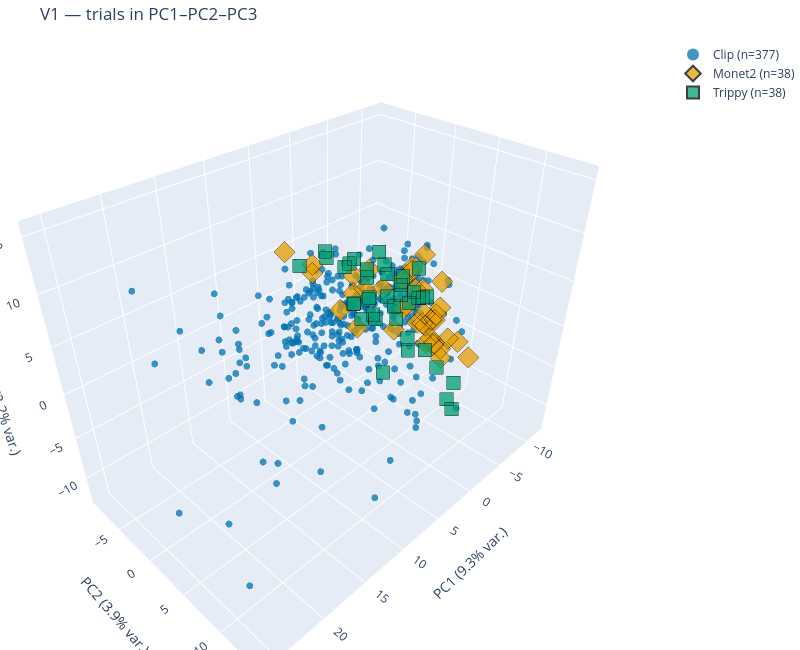

The cell this chart's notebook holds for it:
### Code cell
# 3-D Plotly scatter (interactive; saved to HTML for the oral presentation).
fig3d_v1 = pca_utils.plot_pca_3d_plotly(
    X_V1_pcs, labels, area_name="V1", pca=pca_V1
)
out_html = FIGURES_DIR / "2_pca_v1_3d.html"
fig3d_v1.write_html(str(out_html))
print(f"saved {out_html}")
fig3d_v1.show()

### Figure 1 — Plotly figure (JSON) as saved in the notebook; plotly's stock layout.template omitted (floating-point values rounded to 4 significant figures; data arrays with more than 128 entries replaced by an {"elided": "..."} marker saying what was removed)
{"data": [{"marker": {"color": "#0072B2", "line": {"width": 0}, "opacity": 0.75, "size": 4, "symbol": "circle"}, "mode": "markers", "name": "Clip (n=377)", "type": "scatter3d", "x": {"elided": "377 float values"}, "y": {"elided": "377 float values"}, "z": {"elided": "377 float values"}}, {"marker": {"color": "#E69F00", "line": {"color": "black", "width": 0.5}, "opacity": 0.75, "size": 7, "symbol": "diamond"}, "mode": "markers", "name": "Monet2 (n=38)", "type": "scatter3d", "x": [0.1507, -2.957, -8.044, -10.88, -6.622, -4.146, -5.535, -3.27, -4.625, -1.741, -7.206, -8.12, 2.952, -5.302, -4.647, -10.12, -8.384, 6.012, 5.892, -4.509, -9.376, -1.939, -6.45, -7.56, -6.649, 1.322, -6.571, 2.843, -3.706, -4.754, -4.751, 5.229, -3.385, -1.044, -4.194, -4.619, -4.423, -4.192], "y": [5.752, 3.64, 3.594, -0.9384, 4.683, 4.834, 7.889, 8.242, 9.903, 6.865, 0.953, -1.453, -3.722, -1.835, -3.756, -1.9, -1.838, -4.14, -0.6329, -3.088, 0.2851, -2.919, 4.289, 3.614, 3.753, 0.1349, 2.841, 2.158, 4.177, 5.195, 4.02, 2.215, 2.536, 3.426, 7.022, 5.69, 6.7, 6.041], "z": [4.045, 5.999, 2.263, 2.514, 0.3147, -0.6223, -1.738, -0.07063, -2.13, -0.5082, 0.6412, 0.4221, 5.625, 0.4037, -0.2644, 0.5328, 0.1189, 7.998, 7.198, 2.436, -0.5479, 2.763, -1.278, -1.411, -1.64, 3.424, -1.256, 1.202, -0.3432, -2.272, -1.019, 4.256, 0.7149, -0.2792, -3.45, -2.754, -2.634, -2.151]}, {"marker": {"color": "#009E73", "line": {"color": "black", "width": 0.5}, "opacity": 0.75, "size": 7, "symbol": "square"}, "mode": "markers", "name": "Trippy (n=38)", "type": "scatter3d", "x": [8.959, 3.01, 7.741, 7.812, 4.202, 3.641, 8.1, 2.94, 2.588, 1.58, 0.2179, -0.867, 0.3852, -6.138, -0.55, 0.7284, -10.28, -7.992, -6.355, -2.974, -3.057, -8.398, -7.411, -0.4545, -0.5186, -6.717, 5.192, -6.579, -0.176, -6.111, -0.4807, -4.256, -0.06496, 3.548, -1.931, -2.323, -2.758, -0.5243], "y": [10.69, 6.599, 7.093, 8.393, 9.228, 8.921, 8.219, 10.25, 5.375, 6.121, 0.8271, 2.416, -0.6385, -3.245, -5.552, -4.049, -1.137, -4.004, -0.06405, -1.991, -3.9, 1.13, 0.6427, -2.1, -2.779, 1.838, -3.064, 2.98, 0.809, -0.0782, 4.102, 2.558, 1.883, 2.321, 9.811, 7.968, 9.809, 11.41], "z": [3.815, 5.628, 6.731, 7.784, 4.1, 2.425, 9.436, 2.759, 5.911, 5.934, 5.887, 5.587, 1.526, 3.808, 5.089, 5.409, 1.021, 1.3, 2.094, 2.544, 3.881, -0.8146, 0.07421, 5.099, 4.402, 0.1892, 6.678, 0.9044, 2.403, 1.158, 1.559, 1.001, 0.6798, 4.256, -5.811, -3.144, -4.237, -5.244]}], "layout": {"height": 650, "legend": {"itemsizing": "constant"}, "margin": {"b": 0, "l": 0, "r": 0, "t": 40}, "scene": {"xaxis": {"title": {"text": "PC1 (9.3% var.)"}}, "yaxis": {"title": {"text": "PC2 (3.9% var.)"}}, "zaxis": {"title": {"text": "PC3 (3.2% var.)"}}}, "title": {"text": "V1 — trials in PC1–PC2–PC3"}, "width": 800}}
